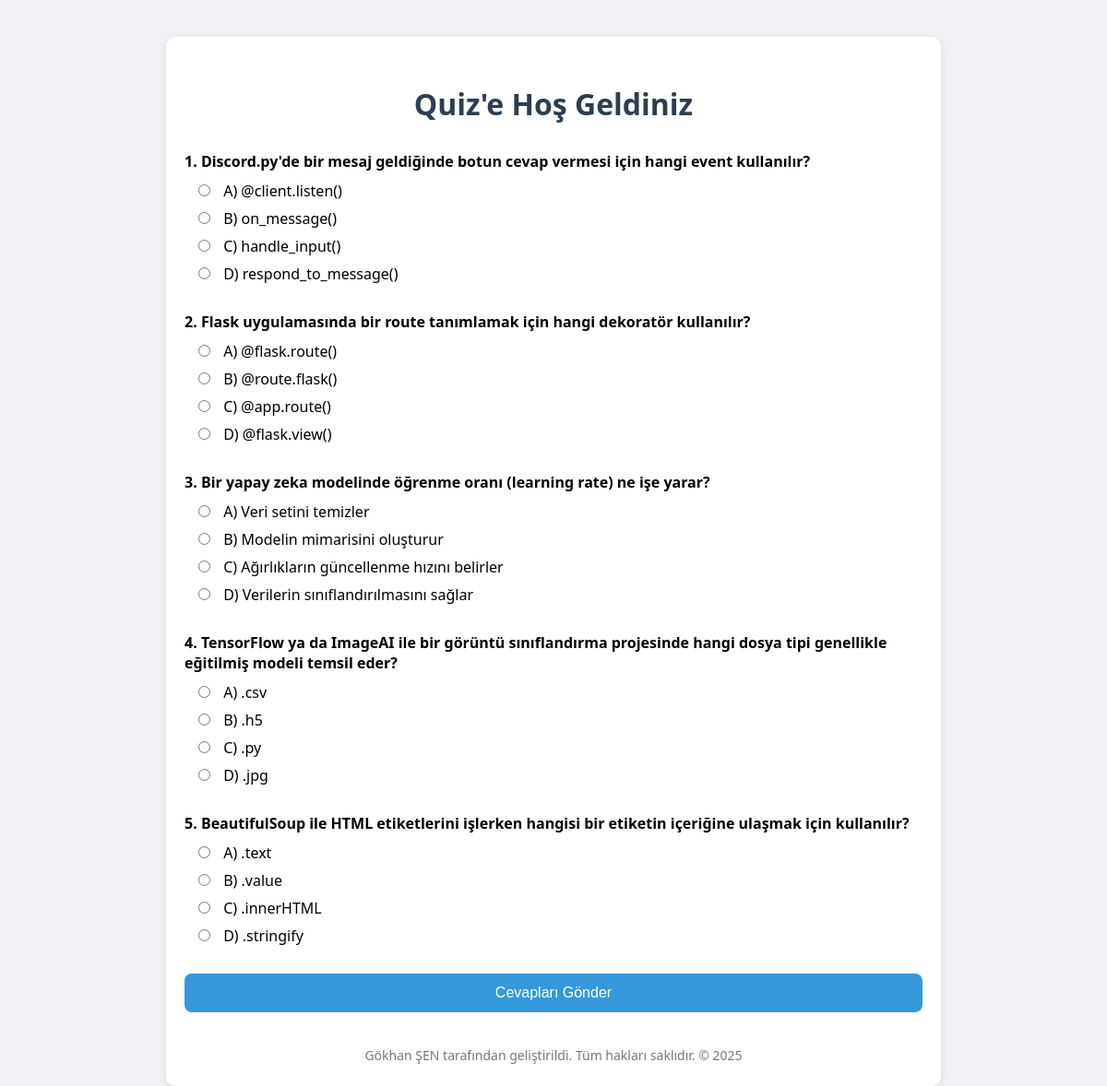
The page /quiz on the database its author committed.
### models.py (models this page shows, shortened)
class Question(db.Model):
    id = db.Column(db.Integer, primary_key=True)
    question_text = db.Column(db.String(200), nullable=False)
    correct_answer = db.Column(db.String(100), nullable=False)
    option_a = db.Column(db.String(100), nullable=False)
    option_b = db.Column(db.String(100), nullable=False)
    option_c = db.Column(db.String(100), nullable=False)
    option_d = db.Column(db.String(100), nullable=False)

### app.py (the view)
@app.route('/quiz')
def quiz():
    questions = Question.query.all()
    return render_template('quiz.html', questions=questions)

### templates/quiz.html (shortened to what this page needs)
<!DOCTYPE html>
<html lang="tr">
<head>
</head>
<body>
    <div class="container">
        <h1>Quiz'e Hoş Geldiniz</h1>
        <form method="POST" action="{{ url_for('submit_answers') }}">
            {% for question in questions %}
                <div class="question">
                    <p>{{ loop.index }}. {{ question.question_text }}</p>
                    <label><input type="radio" name="answer_{{ question.id }}" value="A" required> A) {{ question.option_a }}</label>
                    <label><input type="radio" name="answer_{{ question.id }}" value="B"> B) {{ question.option_b }}</label>
                    <label><input type="radio" name="answer_{{ question.id }}" value="C"> C) {{ question.option_c }}</label>
                    <label><input type="radio" name="answer_{{ question.id }}" value="D"> D) {{ question.option_d }}</label>
                </div>
            {% endfor %}
            <button type="submit" class="submit-btn">Cevapları Gönder</button>
        </form>
    </div>
    <footer>
        <p>Gökhan ŞEN tarafından geliştirildi. Tüm hakları saklıdır. © 2025</p>
    </footer>
</body>
</html>

### templates/quiz.html (style rules this page uses)
body { font-family: 'Segoe UI', sans-serif; background-color: #f0f2f5; margin: 0; padding: 0; }
.container { max-width: 800px; margin: 0 auto; padding: 30px 20px 80px; background-color: white; border-radius: 10px; box-shadow: 0 2px 10px rgba(0,0,0,0.1); margin-top: 40px; }
h1 { text-align: center; color: #2c3e50; }
form { margin-top: 30px; }
.question { margin-bottom: 30px; }
.question p { font-weight: bold; margin-bottom: 10px; }
label { display: block; margin-bottom: 8px; padding-left: 10px; }
input[type="radio"] { margin-right: 10px; }
.submit-btn { display: block; width: 100%; padding: 12px; background-color: #3498db; color: white; font-size: 16px; border: none; border-radius: 8px; cursor: pointer; transition: background-color 0.3s ease; }
footer { position: fixed; bottom: 10px; width: 100%; text-align: center; font-size: 14px; color: #777; }

### rows shown on the page
Question: question_text "Discord.py'de bir mesaj geldiğinde botun cevap vermesi için hangi event kullanılır?", option_a "@client.listen()", option_b "on_message()", option_c "handle_input()", option_d "respond_to_message()"
Question: question_text "Flask uygulamasında bir route tanımlamak için hangi dekoratör kullanılır?", option_a "@flask.route()", option_b "@route.flask()", option_c "@app.route()", option_d "@flask.view()"
Question: question_text "Bir yapay zeka modelinde öğrenme oranı (learning rate) ne işe yarar?", option_a "Veri setini temizler", option_b "Modelin mimarisini oluşturur", option_c "Ağırlıkların güncellenme hızını belirler", option_d "Verilerin sınıflandırılmasını sağlar"
Question: question_text "TensorFlow ya da ImageAI ile bir görüntü sınıflandırma projesinde hangi dosya tipi genellikle eğitilmiş modeli temsil eder?", option_a ".csv", option_b ".h5", option_c ".py", option_d ".jpg"
Question: question_text "BeautifulSoup ile HTML etiketlerini işlerken hangisi bir etiketin içeriğine ulaşmak için kullanılır?", option_a ".text", option_b ".value", option_c ".innerHTML", option_d ".stringify"
